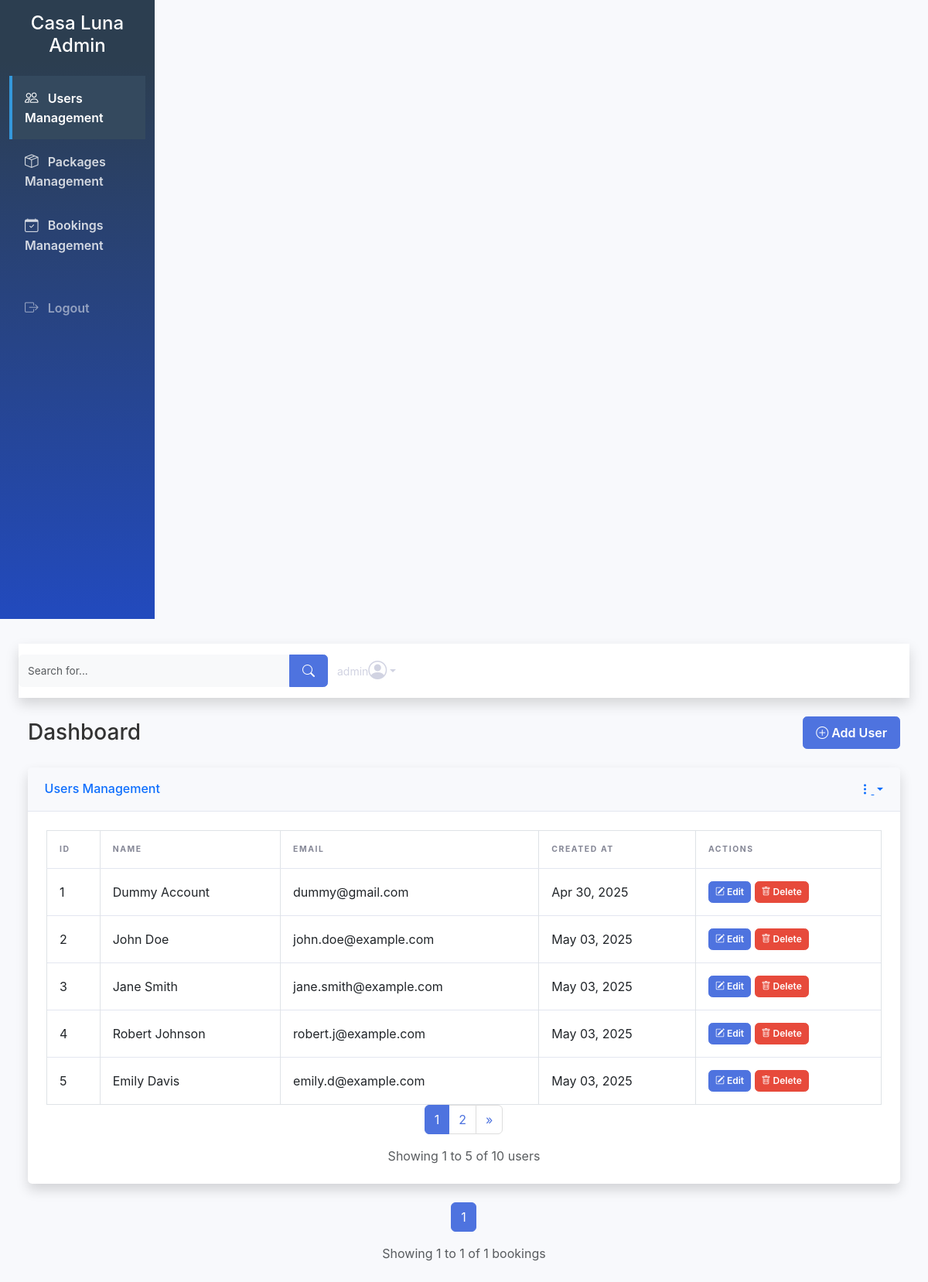
The page /admin.php (signed in) on the database its author committed.
### tables this page shows
CREATE TABLE `users` (
  `id` int(11) NOT NULL,
  `name` varchar(100) NOT NULL,
  `email` varchar(150) NOT NULL,
  `password` varchar(255) NOT NULL,
  `created_at` timestamp NOT NULL DEFAULT current_timestamp()
);

### admin.php (the view, shortened to what this page needs)
<?php
include('connection.php');
$active_tab = isset($_GET['tab']) ? $_GET['tab'] : 'users';
$records_per_page = 5;
$search_query = '';
$user_page = isset($_GET['user_page']) ? (int)$_GET['user_page'] : 1;
$user_offset = ($user_page - 1) * $records_per_page;
$user_query = "SELECT * FROM users";
$user_query .= " LIMIT $user_offset, $records_per_page";
$users = mysqli_query($connection, $user_query);
$total_users = mysqli_query($connection, "SELECT COUNT(*) as total FROM users");
$total_users = mysqli_fetch_assoc($total_users)['total'];
$total_user_pages = ceil($total_users / $records_per_page);
$booking_page = isset($_GET['booking_page']) ? (int)$_GET['booking_page'] : 1;
$booking_offset = ($booking_page - 1) * $records_per_page;
$total_bookings = mysqli_query($connection, "SELECT COUNT(*) as total FROM booking");
$total_bookings = mysqli_fetch_assoc($total_bookings)['total'];
$total_booking_pages = ceil($total_bookings / $records_per_page);
?>
<!DOCTYPE html>
<html lang="en">
<head>
    <link href="https://cdn.jsdelivr.net/npm/bootstrap@5.3.0/dist/css/bootstrap.min.css" rel="stylesheet">
    <link rel="stylesheet" href="https://cdn.jsdelivr.net/npm/bootstrap-icons@1.10.0/font/bootstrap-icons.css">
</head>
<body>
    <div class="container-fluid">
        <div class="row">
            <div class="col-md-3 col-lg-2 d-md-block sidebar collapse bg-dark" id="sidebarMenu">
                <div class="position-sticky pt-3">
                    <div class="text-center mb-4">
                        <h4 class="text-white">Casa Luna Admin</h4>
                    </div>
                    <ul class="nav flex-column">
                        <li class="nav-item">
                            <a class="nav-link <?php echo $active_tab == 'users' ? 'active' : ''; ?>" href="?tab=users">
                                <i class="bi bi-people"></i>
                                Users Management
                            </a>
                        </li>
                        <li class="nav-item">
                            <a class="nav-link <?php echo $active_tab == 'packages' ? 'active' : ''; ?>" href="?tab=packages">
                                <i class="bi bi-box-seam"></i>
                                Packages Management
                            </a>
                        </li>
                        <li class="nav-item">
                            <a class="nav-link <?php echo $active_tab == 'bookings' ? 'active' : ''; ?>" href="?tab=bookings">
                                <i class="bi bi-calendar-check"></i>
                                Bookings Management
                            </a>
                        </li>
                        <li class="nav-item mt-4">
                            <a class="nav-link logout-link" href="logout.php">
                                <i class="bi bi-box-arrow-right"></i>
                                Logout
                            </a>
                        </li>
                    </ul>
                </div>
            </div>
            <main class="col-md-9 ms-sm-auto col-lg-10 px-md-4 main-content">
                <nav class="navbar navbar-expand navbar-light bg-white topbar mb-4 static-top shadow">
                    <form method="GET" class="d-none d-sm-inline-block form-inline mr-auto ml-md-3 my-2 my-md-0 mw-100 navbar-search">
                        <div class="input-group">
                            <input type="text" class="form-control bg-light border-0 small" name="search" placeholder="Search for..." value="<?php echo htmlspecialchars($search_query); ?>">
                            <button class="btn btn-primary" type="submit">
                                <i class="bi bi-search"></i>
                            </button>
                        </div>
                    </form>
                    <ul class="navbar-nav ml-auto">
                        <li class="nav-item dropdown no-arrow">
                            <a class="nav-link dropdown-toggle" href="#" id="userDropdown" role="button" data-bs-toggle="dropdown" aria-expanded="false">
                                <span class="mr-2 d-none d-lg-inline text-gray-600 small"><?php echo $_SESSION['admin_username']; ?></span>
                                <i class="bi bi-person-circle fs-4"></i>
                            </a>
                        </li>
                    </ul>
                </nav>
                <div class="container-fluid">
                    <div class="d-sm-flex align-items-center justify-content-between mb-4">
                        <h1 class="h3 mb-0 text-gray-800">Dashboard</h1>
                        <?php if ($active_tab == 'bookings'): ?>
                            <button class="btn btn-primary" data-bs-toggle="modal" data-bs-target="#addBookingModal">
                                <i class="bi bi-plus-circle"></i> Add Booking
                            </button>
                        <?php elseif ($active_tab == 'users'): ?>
                            <button class="btn btn-primary" data-bs-toggle="modal" data-bs-target="#addUserModal">
                                <i class="bi bi-plus-circle"></i> Add User
                            </button>
                        <?php endif; ?>
                    </div>
                    <div class="row">
                        <div class="col-12 <?php echo $active_tab == 'users' ? '' : 'd-none'; ?>">
                            <div class="card shadow mb-4">
                                <div class="card-header py-3 d-flex flex-row align-items-center justify-content-between">
                                    <h6 class="m-0 font-weight-bold text-primary">Users Management</h6>
                                    <div class="dropdown no-arrow">
                                        <a class="dropdown-toggle" href="#" role="button" id="dropdownMenuLink" data-bs-toggle="dropdown" aria-expanded="false">
                                            <i class="bi bi-three-dots-vertical text-gray-400"></i>
                                        </a>
                                    </div>
                                </div>
                                <div class="card-body">
                                    <div class="table-responsive">
                                        <table class="table table-bordered" width="100%" cellspacing="0">
                                            <thead>
                                                <tr>
                                                    <th>ID</th>
                                                    <th>Name</th>
                                                    <th>Email</th>
                                                    <th>Created At</th>
                                                    <th>Actions</th>
                                                </tr>
                                            </thead>
                                            <tbody>
                                                <?php while ($user = mysqli_fetch_assoc($users)): ?>
                                                    <tr class="fade-in">
                                                        <td><?php echo $user['id']; ?></td>
                                                        <td><?php echo htmlspecialchars($user['name']); ?></td>
                                                        <td><?php echo htmlspecialchars($user['email']); ?></td>
                                                        <td><?php echo date('M d, Y', strtotime($user['created_at'])); ?></td>
                                                        <td>
                                                            <button class="btn btn-sm btn-primary" data-bs-toggle="modal" data-bs-target="#editUserModal<?php echo $user['id']; ?>">
                                                                <i class="bi bi-pencil-square"></i> Edit
                                                            </button>
                                                            <button class="btn btn-sm btn-danger" data-bs-toggle="modal" data-bs-target="#deleteUserModal<?php echo $user['id']; ?>">
                                                                <i class="bi bi-trash"></i> Delete
                                                            </button>
                                                        </td>
                                                    </tr>
                                                <?php endwhile; ?>
                                            </tbody>
                                        </table>
                                    </div>
                                    <nav aria-label="Page navigation">
                                        <ul class="pagination justify-content-center">
                                            <?php for ($i = 1; $i <= $total_user_pages; $i++): ?>
                                                <li class="page-item <?php echo $i == $user_page ? 'active' : ''; ?>">
                                                    <a class="page-link" href="?tab=users&user_page=<?php echo $i; ?><?php echo $search_query ? '&search=' . urlencode($search_query) : ''; ?>"><?php echo $i; ?></a>
                                                </li>
                                            <?php endfor; ?>
                                            <?php if ($user_page < $total_user_pages): ?>
                                                <li class="page-item">
                                                    <a class="page-link" href="?tab=users&user_page=<?php echo $user_page + 1; ?><?php echo $search_query ? '&search=' . urlencode($search_query) : ''; ?>" aria-label="Next">
                                                        <span aria-hidden="true">&raquo;</span>
                                                    </a>
                                                </li>
                                            <?php endif; ?>
                                        </ul>
                                    </nav>
                                    <div class="text-center text-muted">
                                        Showing <?php echo ($user_offset + 1) . ' to ' . min($user_offset + $records_per_page, $total_users); ?> of <?php echo $total_users; ?> users
                                    </div>
                                </div>
                            </div>
                        </div>
                        <div class="col-12 <?php echo $active_tab == 'bookings' ? '' : 'd-none'; ?>">
                            <div class="card shadow mb-4">
                                <div class="card-body">
                                    <nav aria-label="Page navigation">
                                        <ul class="pagination justify-content-center">
                                            <?php for ($i = 1; $i <= $total_booking_pages; $i++): ?>
                                                <li class="page-item <?php echo $i == $booking_page ? 'active' : ''; ?>">
                                                    <a class="page-link" href="?tab=bookings&booking_page=<?php echo $i; ?><?php echo $search_query ? '&search=' . urlencode($search_query) : ''; ?>"><?php echo $i; ?></a>
                                                </li>
                                            <?php endfor; ?>
                                        </ul>
                                    </nav>
                                    <div class="text-center text-muted">
                                        Showing <?php echo ($booking_offset + 1) . ' to ' . min($booking_offset + $records_per_page, $total_bookings); ?> of <?php echo $total_bookings; ?> bookings
                                    </div>
                                </div>
                            </div>
                        </div>
                    </div>
                </div>
            </main>
        </div>
    </div>
</body>
</html>

### admin.php (style rules this page uses)
:root { --primary-color: #4e73df; --secondary-color: #858796; --success-color: #1cc88a; --info-color: #36b9cc; --warning-color: #f6c23e; --danger-color: #e74a3b; --light-color: #f8f9fc; --dark-color: #5a5c69; --sidebar-bg: #2c3e50; --sidebar-active: #3498db; --sidebar-hover: #34495e; }
body { font-family: 'Nunito', -apple-system, BlinkMacSystemFont, 'Segoe UI', Roboto, 'Helvetica Neue', Arial, sans-serif; background-color: #f8f9fc; color: #333; }
.sidebar { min-height: 100vh; background-color: var(--sidebar-bg); background-image: linear-gradient(180deg, var(--sidebar-bg) 10%, #224abe 100%); background-size: cover; transition: all 0.3s; }
.sidebar .nav-link { color: rgba(255, 255, 255, 0.8); padding: 1rem; font-weight: 600; border-left: 0.25rem solid transparent; transition: all 0.3s; }
.sidebar .nav-link.active { color: #fff; background-color: var(--sidebar-hover); border-left-color: var(--sidebar-active); }
.sidebar .nav-link i { margin-right: 0.5rem; font-size: 1.1rem; }
.sidebar .nav-item .logout-link { color: rgba(255, 255, 255, 0.5); }
.main-content { padding: 2rem; width: 100%; }
.topbar { height: 4.375rem; box-shadow: 0 0.15rem 1.75rem 0 rgba(58, 59, 69, 0.15); background-color: #fff; }
.topbar .navbar-search { width: 25rem; }
.topbar .navbar-search input { font-size: 0.85rem; height: auto; }
.topbar .nav-item .nav-link { height: 4.375rem; display: flex; align-items: center; padding: 0 0.75rem; color: #d1d3e2; }
.card { border: none; border-radius: 0.35rem; box-shadow: 0 0.15rem 1.75rem 0 rgba(58, 59, 69, 0.1); margin-bottom: 1.5rem; }
.card-header { background-color: #f8f9fc; border-bottom: 1px solid #e3e6f0; padding: 1rem 1.35rem; font-weight: 700; }
.card-body { padding: 1.5rem; }
.table-responsive { overflow-x: auto; }
.table { margin-bottom: 0; color: #5a5c69; }
.table th { border-top: none; border-bottom: 1px solid #e3e6f0; font-weight: 700; padding: 1rem; text-transform: uppercase; font-size: 0.65rem; letter-spacing: 0.1rem; color: var(--secondary-color); }
.table td { padding: 1rem; vertical-align: middle; border-top: 1px solid #e3e6f0; }
.btn { font-weight: 600; padding: 0.5rem 1rem; border-radius: 0.35rem; transition: all 0.3s; }
.btn-sm { padding: 0.25rem 0.5rem; font-size: 0.75rem; }
.btn-primary { background-color: var(--primary-color); border-color: var(--primary-color); }
.btn-danger { background-color: var(--danger-color); border-color: var(--danger-color); }
.pagination .page-item .page-link { color: var(--primary-color); border: 1px solid #ddd; margin-left: -1px; }
.pagination .page-item.active .page-link { background-color: var(--primary-color); border-color: var(--primary-color); color: white; }
.form-control, .form-select { border-radius: 0.35rem; padding: 0.5rem 0.75rem; border: 1px solid #d1d3e2; }
.fade-in { animation: fadeIn 0.3s ease-in; }

### rows shown on the page
users: id "1", name "Dummy Account", email "dummy@gmail.com", created_at "Apr 30, 2025"
users: id "2", name "John Doe", email "john.doe@example.com", created_at "May 03, 2025"
users: id "3", name "Jane Smith", email "jane.smith@example.com", created_at "May 03, 2025"
users: id "4", name "Robert Johnson", email "robert.j@example.com", created_at "May 03, 2025"
users: id "5", name "Emily Davis", email "emily.d@example.com", created_at "May 03, 2025"

### other values the page prints
$_SESSION['admin_username'] "admin"
$user_offset + 1 "1"
min($user_offset + $records_per_page, $total_users) "5"
$total_users "10"
$booking_offset + 1 "1"
min($booking_offset + $records_per_page, $total_bookings) "1"
$total_bookings "1"
